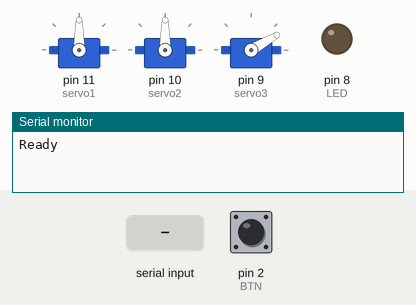
Recording of a sketch running on a simulated Arduino Uno, built with avr-gcc and run on an emulated ATmega328P. Shown: 3 × servo, output pins drawn as LEDs (lit = HIGH), the last lines printed to the serial monitor. The test bench sets the inputs (shaded band); at power-on: pin 2 (BTN) HIGH.

Above: at 1.2 s.
1.3 s: pin 2 (BTN) pulled LOW for 0.15 s
At 1.37 s:
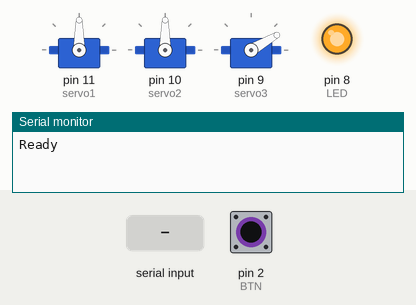
2.9 s: "w" received over Serial
At 4.1 s:
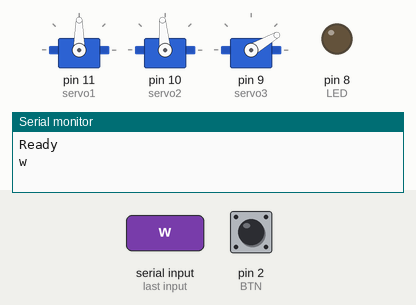
4.4 s: "w" received over Serial
At 5.4 s:
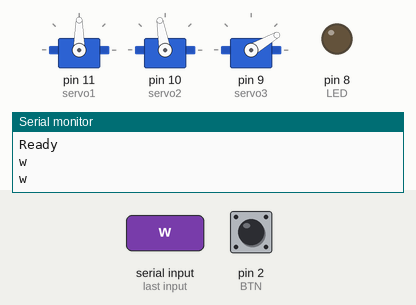
5.9 s: pin 2 (BTN) pulled LOW for 1 s
At 6.5 s:
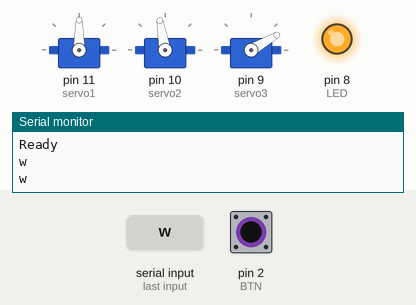
8.4 s: "a" received over Serial
At 9.6 s:
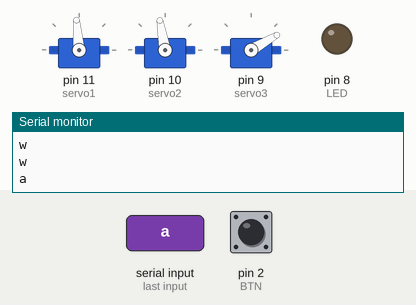
9.9 s: "a" received over Serial
At 10.8 s:
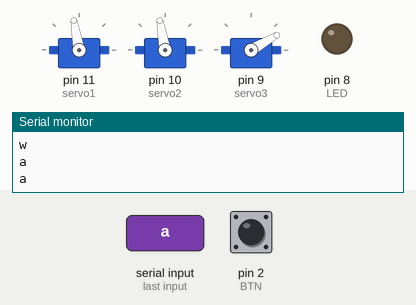
Timing chart, 0 to 12.4 s (numbered marks = the images above; inputs shaded):
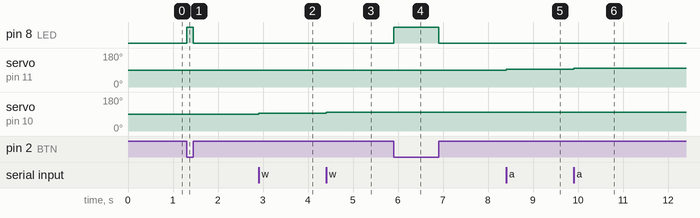

Measured:
- after the input at 1.3 s, pin 8 (LED): LOW → HIGH at once, → LOW 0.15 s later
- after the input at 2.9 s, servo on pin 10 (servo2): 90° → 95° at once
- after the input at 4.4 s, servo on pin 10 (servo2): 95° → 100° at once
- after the input at 5.9 s, pin 8 (LED): LOW → HIGH at once, → LOW 1.0 s later
- after the input at 8.4 s, servo on pin 11 (servo1): 90° → 95° at once
- after the input at 9.9 s, servo on pin 11 (servo1): 95° → 100° at once

The sketch:

robotarm1.ino
```cpp
#include <Servo.h>

Servo servo1;
Servo servo2;
Servo servo3;

int LED = 8;
int BTN = 2;

int pos1 = 90;
int pos2 = 90;
int pos3 = 30;
int defaultpos1 = pos1;
int defaultpos2 = pos2;
int defaultpos3 = pos3;
char input;

void setup() {

  servo1.attach(11); //analog pin 0
  servo2.attach(10); //analog pin 0
  servo3.attach(9); //analog pin 0

  pinMode(LED,OUTPUT);
  pinMode(BTN,INPUT_PULLUP);

  Serial.begin(9600);
  Serial.println("Ready");

  servo1.write(defaultpos1);
  servo2.write(defaultpos2);
  servo3.write(defaultpos3);

}

void loop() {

   if ( Serial.available()) {
    digitalWrite(LED,HIGH);
    input = Serial.read(); // important .Read() only does chars
    Serial.println(input);

    if(input == 119){ //w
      pos2 += 5;
      if(pos2 > 180){
       pos2 = 180;
      }
      servo2.write(pos2);
    }
    if(input == 115){ //s
      pos2 -= 5;
      if(pos2 < 0){
       pos2 = 0;
      }
      servo2.write(pos2);
    }
    if(input == 97){ //a
      pos1 += 5;
      if(pos1 > 180){
       pos1 = 180;
      }
      servo1.write(pos1);
    }
    if(input == 100){ //d
      pos1 -= 5;
      if(pos1 < 0){
       pos1 = 0;
      }
      servo1.write(pos1);
    }
    digitalWrite(LED,LOW);
   }

   while(digitalRead(BTN) == LOW){
     digitalWrite(LED,HIGH);
   }
   if(digitalRead(BTN) == HIGH){
     digitalWrite(LED,LOW);
   }
}

void dummyfunc(){
 //Wrist rotate

  for(pos1 = 90; pos1 <120; pos1 +=1){
    servo1.write(pos1);              // tell servo to go to position in variable 'pos'
    delay(15);
  }
  for(pos1 = 120; pos1 > 90; pos1 -=1){
    servo1.write(pos1);              // tell servo to go to position in variable 'pos'
    delay(15);
  }

  digitalWrite(LED,HIGH);
  delay(300);
  digitalWrite(LED,LOW);


  //wrist yaw

  for(pos2 = 90; pos2 <120; pos2 +=1){
    servo2.write(pos2);              // tell servo to go to position in variable 'pos'
    delay(15);
  }
  for(pos2 = 120; pos2 > 90; pos2 -=1){
    servo2.write(pos2);              // tell servo to go to position in variable 'pos'
    delay(15);
  }

  digitalWrite(LED,HIGH);
  delay(300);
  digitalWrite(LED,LOW);

  //finger rotate

  for(pos3 = 90; pos3 <120; pos3 +=1){
    servo3.write(pos3);              // tell servo to go to position in variable 'pos'
    delay(15);
  }
  for(pos3 = 120; pos3 > 90; pos3 -=1){
    servo3.write(pos3);              // tell servo to go to position in variable 'pos'
    delay(15);
  }

  digitalWrite(LED,HIGH);
  delay(300);
  digitalWrite(LED,LOW);


}
```
